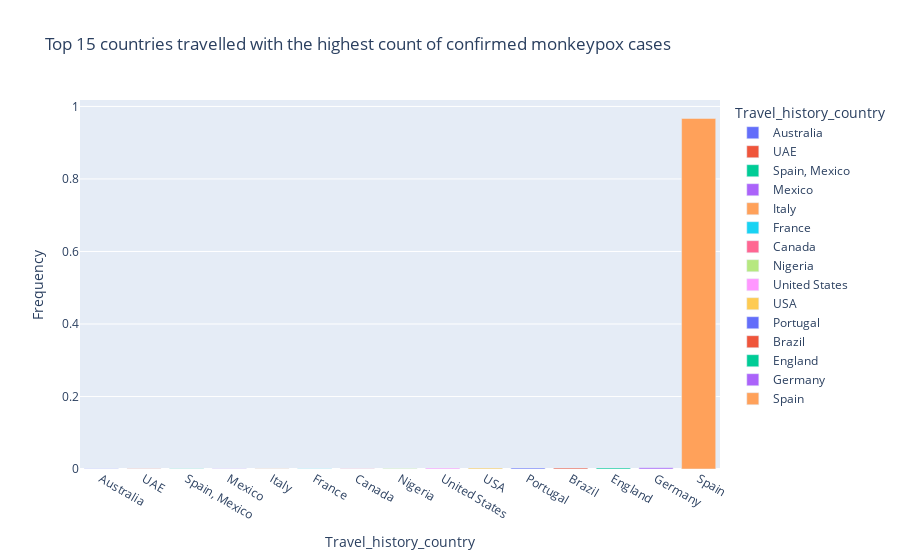

Write notebook code for a chart like this one.
### Code cell
fig = px.bar(data_frame=travel_history_conf.tail(15),
            x="Travel_history_country",
            y="Frequency",
            color="Travel_history_country",
            title="Top 15 countries travelled with the highest count of confirmed monkeypox cases")
fig.show()

### Figure 1 — Plotly figure (JSON) as saved in the notebook; plotly's stock layout.template omitted (floating-point values rounded to 4 significant figures)
{"data": [{"alignmentgroup": "True", "hovertemplate": "Travel_history_country=%{x}<br>Frequency=%{y}<extra></extra>", "legendgroup": "Australia", "marker": {"color": "#636efa", "pattern": {"shape": ""}}, "name": "Australia", "offsetgroup": "Australia", "orientation": "v", "showlegend": true, "textposition": "auto", "type": "bar", "x": ["Australia"], "xaxis": "x", "y": [0.0005092], "yaxis": "y"}, {"alignmentgroup": "True", "hovertemplate": "Travel_history_country=%{x}<br>Frequency=%{y}<extra></extra>", "legendgroup": "UAE", "marker": {"color": "#EF553B", "pattern": {"shape": ""}}, "name": "UAE", "offsetgroup": "UAE", "orientation": "v", "showlegend": true, "textposition": "auto", "type": "bar", "x": ["UAE"], "xaxis": "x", "y": [0.001018], "yaxis": "y"}, {"alignmentgroup": "True", "hovertemplate": "Travel_history_country=%{x}<br>Frequency=%{y}<extra></extra>", "legendgroup": "Spain, Mexico", "marker": {"color": "#00cc96", "pattern": {"shape": ""}}, "name": "Spain, Mexico", "offsetgroup": "Spain, Mexico", "orientation": "v", "showlegend": true, "textposition": "auto", "type": "bar", "x": ["Spain, Mexico"], "xaxis": "x", "y": [0.001018], "yaxis": "y"}, {"alignmentgroup": "True", "hovertemplate": "Travel_history_country=%{x}<br>Frequency=%{y}<extra></extra>", "legendgroup": "Mexico", "marker": {"color": "#ab63fa", "pattern": {"shape": ""}}, "name": "Mexico", "offsetgroup": "Mexico", "orientation": "v", "showlegend": true, "textposition": "auto", "type": "bar", "x": ["Mexico"], "xaxis": "x", "y": [0.001018], "yaxis": "y"}, {"alignmentgroup": "True", "hovertemplate": "Travel_history_country=%{x}<br>Frequency=%{y}<extra></extra>", "legendgroup": "Italy", "marker": {"color": "#FFA15A", "pattern": {"shape": ""}}, "name": "Italy", "offsetgroup": "Italy", "orientation": "v", "showlegend": true, "textposition": "auto", "type": "bar", "x": ["Italy"], "xaxis": "x", "y": [0.001018], "yaxis": "y"}, {"alignmentgroup": "True", "hovertemplate": "Travel_history_country=%{x}<br>Frequency=%{y}<extra></extra>", "legendgroup": "France", "marker": {"color": "#19d3f3", "pattern": {"shape": ""}}, "name": "France", "offsetgroup": "France", "orientation": "v", "showlegend": true, "textposition": "auto", "type": "bar", "x": ["France"], "xaxis": "x", "y": [0.001018], "yaxis": "y"}, {"alignmentgroup": "True", "hovertemplate": "Travel_history_country=%{x}<br>Frequency=%{y}<extra></extra>", "legendgroup": "Canada", "marker": {"color": "#FF6692", "pattern": {"shape": ""}}, "name": "Canada", "offsetgroup": "Canada", "orientation": "v", "showlegend": true, "textposition": "auto", "type": "bar", "x": ["Canada"], "xaxis": "x", "y": [0.001018], "yaxis": "y"}, {"alignmentgroup": "True", "hovertemplate": "Travel_history_country=%{x}<br>Frequency=%{y}<extra></extra>", "legendgroup": "Nigeria", "marker": {"color": "#B6E880", "pattern": {"shape": ""}}, "name": "Nigeria", "offsetgroup": "Nigeria", "orientation": "v", "showlegend": true, "textposition": "auto", "type": "bar", "x": ["Nigeria"], "xaxis": "x", "y": [0.001527], "yaxis": "y"}, {"alignmentgroup": "True", "hovertemplate": "Travel_history_country=%{x}<br>Frequency=%{y}<extra></extra>", "legendgroup": "United States", "marker": {"color": "#FF97FF", "pattern": {"shape": ""}}, "name": "United States", "offsetgroup": "United States", "orientation": "v", "showlegend": true, "textposition": "auto", "type": "bar", "x": ["United States"], "xaxis": "x", "y": [0.002546], "yaxis": "y"}, {"alignmentgroup": "True", "hovertemplate": "Travel_history_country=%{x}<br>Frequency=%{y}<extra></extra>", "legendgroup": "USA", "marker": {"color": "#FECB52", "pattern": {"shape": ""}}, "name": "USA", "offsetgroup": "USA", "orientation": "v", "showlegend": true, "textposition": "auto", "type": "bar", "x": ["USA"], "xaxis": "x", "y": [0.002546], "yaxis": "y"}, {"alignmentgroup": "True", "hovertemplate": "Travel_history_country=%{x}<br>Frequency=%{y}<extra></extra>", "legendgroup": "Portugal", "marker": {"color": "#636efa", "pattern": {"shape": ""}}, "name": "Portugal", "offsetgroup": "Portugal", "orientation": "v", "showlegend": true, "textposition": "auto", "type": "bar", "x": ["Portugal"], "xaxis": "x", "y": [0.002546], "yaxis": "y"}, {"alignmentgroup": "True", "hovertemplate": "Travel_history_country=%{x}<br>Frequency=%{y}<extra></extra>", "legendgroup": "Brazil", "marker": {"color": "#EF553B", "pattern": {"shape": ""}}, "name": "Brazil", "offsetgroup": "Brazil", "orientation": "v", "showlegend": true, "textposition": "auto", "type": "bar", "x": ["Brazil"], "xaxis": "x", "y": [0.002546], "yaxis": "y"}, {"alignmentgroup": "True", "hovertemplate": "Travel_history_country=%{x}<br>Frequency=%{y}<extra></extra>", "legendgroup": "England", "marker": {"color": "#00cc96", "pattern": {"shape": ""}}, "name": "England", "offsetgroup": "England", "orientation": "v", "showlegend": true, "textposition": "auto", "type": "bar", "x": ["England"], "xaxis": "x", "y": [0.003055], "yaxis": "y"}, {"alignmentgroup": "True", "hovertemplate": "Travel_history_country=%{x}<br>Frequency=%{y}<extra></extra>", "legendgroup": "Germany", "marker": {"color": "#ab63fa", "pattern": {"shape": ""}}, "name": "Germany", "offsetgroup": "Germany", "orientation": "v", "showlegend": true, "textposition": "auto", "type": "bar", "x": ["Germany"], "xaxis": "x", "y": [0.003564], "yaxis": "y"}, {"alignmentgroup": "True", "hovertemplate": "Travel_history_country=%{x}<br>Frequency=%{y}<extra></extra>", "legendgroup": "Spain", "marker": {"color": "#FFA15A", "pattern": {"shape": ""}}, "name": "Spain", "offsetgroup": "Spain", "orientation": "v", "showlegend": true, "textposition": "auto", "type": "bar", "x": ["Spain"], "xaxis": "x", "y": [0.9669], "yaxis": "y"}], "layout": {"barmode": "relative", "legend": {"title": {"text": "Travel_history_country"}, "tracegroupgap": 0}, "title": {"text": "Top 15 countries travelled with the highest count of confirmed monkeypox cases"}, "xaxis": {"anchor": "y", "categoryarray": ["Australia", "UAE", "Spain, Mexico", "Mexico", "Italy", "France", "Canada", "Nigeria", "United States", "USA", "Portugal", "Brazil", "England", "Germany", "Spain"], "categoryorder": "array", "domain": [0, 1], "title": {"text": "Travel_history_country"}}, "yaxis": {"anchor": "x", "domain": [0, 1], "title": {"text": "Frequency"}}}}
